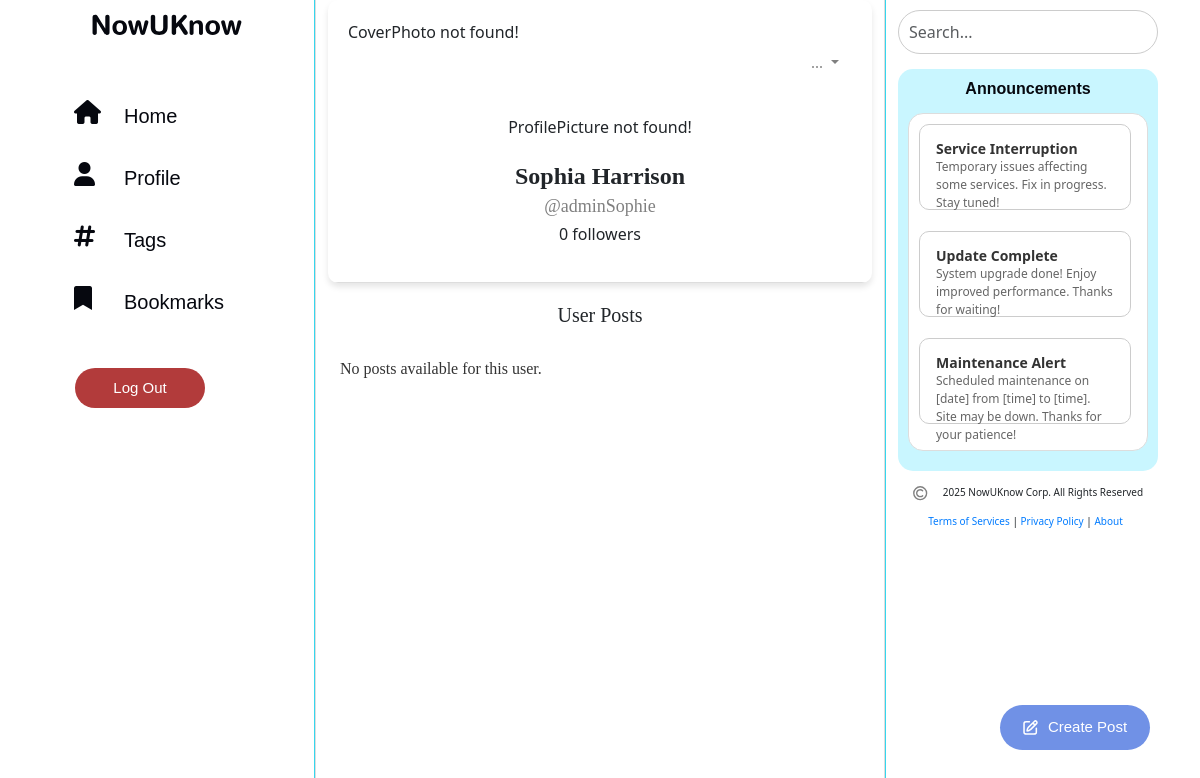
The app's page /profile.php (signed in) with its own data.
### tables this page shows
CREATE TABLE `users` (
  `userID` int(11) NOT NULL,
  `firstName` varchar(50) NOT NULL,
  `lastName` varchar(50) NOT NULL,
  `userName` varchar(50) NOT NULL,
  `email` varchar(50) NOT NULL,
  `password` varchar(50) NOT NULL,
  `birthday` date NOT NULL,
  `profilePicture` varchar(100) DEFAULT 'defaultProfile.png',
  `coverPhoto` varchar(100) DEFAULT 'defaultCover.png',
  `userType` varchar(5) NOT NULL DEFAULT 'user',
  `phoneNumber` varchar(11) NOT NULL
);

CREATE TABLE `posts` (
  `postID` int(11) NOT NULL,
  `title` varchar(100) NOT NULL,
  `description` varchar(1100) NOT NULL,
  `dateUploaded` datetime NOT NULL,
  `attachment` varchar(100) NOT NULL,
  `userID` int(11) NOT NULL,
  `tagID` int(11) DEFAULT NULL,
  `ratingID` int(11) DEFAULT NULL,
  `isAnnouncement` enum('YES','NO') DEFAULT 'NO'
);

### assets/shared/userPosts.php (called while the page is built, shortened)
<?php
    $postsList = array();
?>

### assets/shared/connect.php (called while the page is built, shortened)
<?php
  function executeQuery($query){
    $conn = $GLOBALS['conn'];
    return mysqli_query($conn, $query);
  }
?>

### profile.php (the view, shortened to what this page needs)
<?php
include("assets/shared/connect.php");
include("assets/shared/userPosts.php");
$userID = $_SESSION['userID'];
include("assets/shared/process.php");
$selectQuery = "SELECT * FROM users WHERE userID = '$userID'";
$userResult = mysqli_query($conn, $selectQuery);
$user = mysqli_fetch_assoc($userResult);
if (isset($_GET['followedID'])) {
    $followedID = mysqli_real_escape_string($conn, $_GET['followedID']);
} else {
    $followedID = $_SESSION['userID'];
}
$followersQuery = "SELECT COUNT(*) as totalFollowers FROM follows WHERE followedID = '$followedID'";
$followersResult = mysqli_query($conn, $followersQuery);
if ($followersResult) {
    $followersData = mysqli_fetch_assoc($followersResult);
    $totalFollowers = $followersData['totalFollowers'];
} else {
    $totalFollowers = 0;
    echo "Error fetching followers: " . mysqli_error($conn) . "<br>";
}
?>
<!DOCTYPE html>
<html lang="en">
<head>
    <link rel="stylesheet" href="assets/css/styles.css">
    <link href="https://cdn.jsdelivr.net/npm/bootstrap@5.3.0-alpha1/dist/css/bootstrap.min.css" rel="stylesheet">
    <link href="https://cdnjs.cloudflare.com/ajax/libs/font-awesome/6.0.0-beta3/css/all.min.css" rel="stylesheet">
</head>
<body>
    <div class="container">
        <div class="row">
            <?php include("assets/components/leftcolumn.php"); ?>
            <div class="col-md-6 middle-column">
                <div class="profile-container col-md-12">
                    <div class="profile-section position-relative">
                        <div class="background">
                            <?php
                            $coverPhotoPath = "uploadProfile/" . $user['coverPhoto'];
                            if (file_exists($coverPhotoPath) && !empty($user['coverPhoto'])) {
                                echo '<img src="' . $coverPhotoPath . '" alt="Cover Photo">';
                            } else {
                                echo "CoverPhoto not found!";
                            }
                            ?>
                        </div>
                        <div class="profile-pic1" style="margin-top: -85px;">
                            <?php
                            $profilePicturePath = "uploadProfile/" . $user['profilePicture'];
                            if (file_exists($profilePicturePath) && !empty($user['profilePicture'])) {
                                echo '<img src="' . $profilePicturePath . '" alt="Profile Picture" style="width: 150px; border-radius: 50%;">';
                            } else {
                                echo "ProfilePicture not found!";
                            }
                            ?>
                        </div>
                        <div class="prof-edit-delete pt-8 text-end">
                            <div class="dropdown" style="width: 100%;">
                                <button class="btn btn-secondary dropdown-toggle" type="button"
                                    data-bs-toggle="dropdown" aria-expanded="false"
                                    style="border-radius: 20px; font-family: 'Helvetica Rounded'; border-color: #FFFF; background-color: #FFFF; color: #808080;">
                                    <span class="ellipsis">...</span>
                                </button>
                            </div>
                        </div>
                        <div class="profile-info">
                            <div class="profile-data">
                                <h1 class="fullname mt-3"><?php echo $user['firstName'] . ' ' . $user['lastName']; ?>
                                </h1>
                                <h2 class="username">@<?php echo $user['userName']; ?></h2>
                                <p><?php echo $totalFollowers; ?> followers</p>
                            </div>
                        </div>
                    </div>
                </div>
                <div class="posts-section">
                    <h3>User Posts</h3>
                </div>
                <div class="container">
                    <?php
                    if (count($postsList) > 0) {
                        foreach ($postsList as $postItem) {
                            echo $postItem->createPost();
                            echo $postItem->showModal();
                            echo $postItem->editModal();
                            echo $postItem->deleteModal();
                            echo $postItem->userDeleteShowModal();
                            echo $postItem->adminDeletePostModal();
                        }
                    } else {
                        echo "<p style='    font-family: Helvetica-Rounded; font-size: 16px; color: #333;'>No posts available for this user.</p>";
                    }
                    ?>
                </div>
                <div class=" responsiveBtn text-center">
                    <div class="btn-create create-post-button">
                        <button class="btn-create-post d-flex align-items-center justify-content-center"
                            data-bs-toggle="modal" data-bs-target="#exampleModal">
                            <img src="assets/icons/edit.svg" alt="Icon" class="button-icon">
                            <span class="button-text">Create Post</span>
                        </button>
                    </div>
                </div>
            </div>
            <?php include("assets/components/rightcolumn.php"); ?>
        </div>
    </div>
</body>
</html>

### assets/components/rightcolumn.php (shortened to what this page needs)
<div class="col-md-3 right-column d-none d-md-block">
    <div class="right-search-bar" style="margin-bottom: 15px;">
        <form action="search.php" method="GET">
            <input type="text" class="form-control" name="searchTerm" placeholder="Search..."
                value="<?php echo isset($_GET['searchTerm']) ? htmlspecialchars($_GET['searchTerm']) : ''; ?>">
        </form>
    </div>
    <div class="announcement-tab">
        <h5 style="margin-bottom: 15px;">Announcements</h5>
        <div class="announcement-box">
            <?php
            $announcementQuery = "SELECT * FROM posts WHERE isAnnouncement = 'YES' ORDER BY dateUploaded DESC";
            $announcementResults = executeQuery($announcementQuery);
            if ($announcementResults && mysqli_num_rows($announcementResults) > 0) {
                while ($announcement = mysqli_fetch_assoc($announcementResults)) {
                    echo "
                    <div class='card mb-3'>
                        <div class='card-body'>
                            <h6 class='card-title'>{$announcement['title']}</h6>
                                <p class='card-text'>{$announcement['description']}</p>
                        </div>
                   </div>";
                }
            }
            ?>
        </div>
    </div>
    <footer class="footer">
        <div class="footer-content">
            <p class="text-center"><img src="assets/icons/Copyright.svg" class="footer-icon" alt="icon" width="20"
                    height="20">2025 NowUKnow Corp. All Rights Reserved</p>
            <p class="text-center">
                <a href="footer.php?content=terms" class="footer-link">Terms of Services</a> |
                <a href="footer.php?content=guidelines" class="footer-link">Privacy Policy</a> |
                <a href="footer.php?content=about" class="footer-link">About</a>
            </p>
        </div>
    </footer>
</div>

### assets/css/styles.css (style rules this page uses)
body { margin: 0; font-family: Helvetica, sans-serif; display: flex; flex-direction: column; height: 100vh; overflow-y: hidden !important; }
.container-fluid, .row { height: 100vh; }
.row { display: flex; }
.profile-container { max-width: 800px; margin: auto; background: #fff; border-radius: 10px; overflow: hidden; box-shadow: 0 4px 6px rgba(0, 0, 0, 0.1); align-items: center; }
.profile-section { padding: 20px; border-bottom: 1px solid #ddd; }
.profile-info { text-align: center; }
.fullname { font-size: 24px; margin-top: 20px; margin-bottom: -5px; font-family: Helvetica-Rounded; }
.username { color: #777; font-size: 18px; margin-top: 5px; font-family: Helvetica; }
.posts-section { padding: 20px; font-family: Helvetica Rounded; }
.posts-section h3 { font-size: 20px; margin-bottom: 10px; margin-left: 250px; }
.left-column, .right-column { flex: 1; background-color: #ffffff; overflow-y: hidden; }
.right-column { height: 100vh; border-left: 1px solid #35D6ED; }
.middle-column { height: 100vh; flex: 2; background-color: #ffffff; overflow-y: auto; overflow-x: hidden; padding-top: 0; border-left: 1px solid #ddd; border-right: 1px solid #ddd; }
.footer-icon { width: 20px; height: 20px; margin-right: 10px; }
.footer-content p img { width: 25px; height: 25px; margin-right: 10px; }
.button-icon { width: 35px; height: 35px; margin-right: 10px; }
.btn-create-post .button-icon { width: 15px; height: 15px; margin-right: 10px; }
.btn-logout, .btn-create-post { color: white; border: none; border-radius: 50px; cursor: pointer; display: flex; align-items: center; justify-content: center; font-family: "Helvetica Rounded", Helvetica, sans-serif; font-size: 15px; }
.btn-create-post { background-color: #7091E6; width: 150px; height: 45px; font-size: 15px; margin-top: 50px; margin-left: 50px; }
.profile-container { max-width: 800px; margin: auto; background: #fff; border-radius: 10px; overflow: hidden; box-shadow: 0 4px 6px rgba(0, 0, 0, 0.1); }
.profile-section { position: relative; }
.profile-info { text-align: center; margin-top: 80px;/ }
.profile-section { position: relative; border-bottom: 1px solid #ddd; }
.profile-pic1 { position: absolute; top: 75%; ; left: 50%; transform: translate(-50%, -50%); }
.fullname { font-size: 24px; font-weight: bold; margin-bottom: 5px; font-family: Helvetica Rounded; }
.username { font-size: 18px; color: gray; margin-bottom: 5px; font-family: Helvetica Rounded; }
.posts-section h3 { font-size: 20px; margin-bottom: 10px; margin-left: 0px; text-align: center; }
.right-search-bar input { width: 100%; height: 80%; margin: 10px 0; padding: 10px; border-radius: 50px; border: 1px solid #ccc; }
.announcement-box { height: auto; display: flex; flex-direction: column; justify-content: flex-start; gap: 5px; padding: 10px; background-color: #FFFFFF; border: 1px solid #ddd; border-radius: 15px; width: 100%; transition: all 0.3s ease; margin-bottom: 10px; max-height: 400px; overflow-y: scroll; transition: overflow-y 0.3s ease; scrollbar-gutter: stable; padding-right: 10px; }
.announcement-tab { background-color: #C9F6FF; width: 100%; border-radius: 15px; padding: 10px; display: flex; flex-direction: column; justify-content: space-between; }
.announcement-tab h5 { margin-bottom: 10px; font-weight: bold; color: #06080F; font-size: 16px; text-align: center; font-family: 'Helvetica Rounded', Arial, sans-serif; }
.announcement-box .card { flex: 0 0 auto; height: 86px; margin: 0; display: flex; flex-direction: column; justify-content: flex-start; border: 1px solid #ccc; border-radius: 10px; background-color: #FFFFFF; }
.announcement-box .card h6 { font-size: 14px; margin: 0; font-weight: bold; color: #333; }
.announcement-box .card p { font-size: 12px; margin: 0; color: #666; }
.footer { width: 100%; margin-top: 10px; font-size: 10px; background-color: #ffffff; }
.footer-content p { margin-bottom: 8px; margin-right: 5px; }
.footer .footer-link { font-size: 10px; }
.footer-content p a { font-size: 10px; color: #007bff; text-decoration: none; align-items: center; }
.posts-section h3 { font-size: 20px; margin-bottom: 10px; margin-left: 0px; }

### profile.php (style rules this page uses)
.create-post-button { position: absolute; bottom: 50px; right: 50px; }

### records on screen
users: firstName "Sophia", lastName "Harrison", userName "adminSophie"
posts: title "Service Interruption", description "Temporary issues affecting some services. Fix in progress. Stay tuned!"
posts: title "Update Complete", description "System upgrade done! Enjoy improved performance. Thanks for waiting!"
posts: title "Maintenance Alert", description "Scheduled maintenance on [date] from [time] to [time]. Site may be down. Thanks for your patience!"

### other values on screen
$totalFollowers "0"
